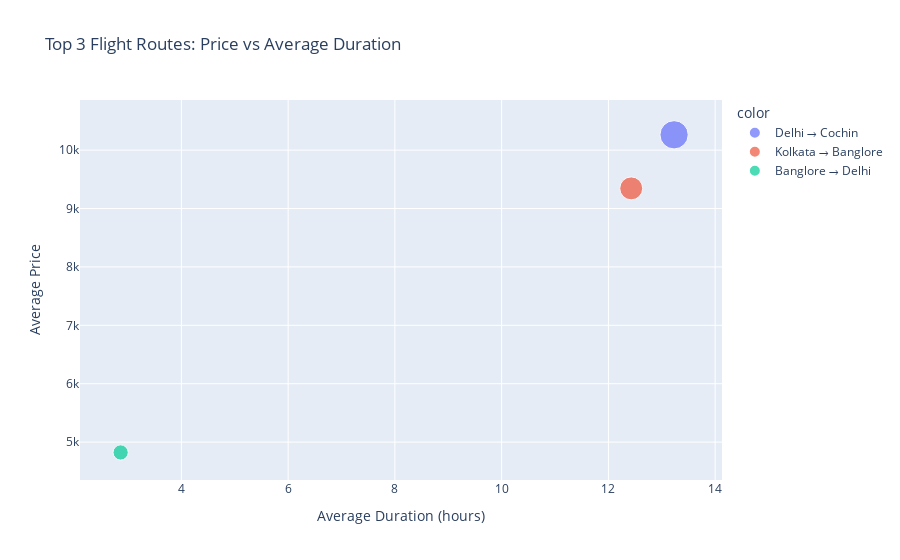

The cell this chart's notebook holds for it:
### Markdown cell above
### Average duration in hours for the 3 top routes (Source → Destination) & average price :

### Code cell
import plotly.express as px

# Aggregate    # convert minutes to hours
route_stats = df.groupby(['Source', 'Destination']).agg(
    Avg_Price=('Price', 'median'),
    Avg_Duration=('Duration', lambda x: x.mean()/60),
    Count=('Price', 'count')                          
).sort_values(by='Count', ascending=False)

# Take 3 top most frequent routes
top_routes = route_stats.head(3)

# Plot
fig = px.scatter(
    top_routes,
    x='Avg_Duration',
    y='Avg_Price',
    size='Count',               
    color=top_routes.index.map(lambda x: f"{x[0]} → {x[1]}"),
    hover_name=top_routes.index.map(lambda x: f"{x[0]} → {x[1]}"),
    title='Top 3 Flight Routes: Price vs Average Duration',
    labels={'Avg_Duration':'Average Duration (hours)', 'Avg_Price':'Average Price'}
)

fig.show()

### Figure 1 — Plotly figure (JSON) as saved in the notebook; plotly's stock layout.template omitted (floating-point values rounded to 4 significant figures)
{"data": [{"hovertemplate": "<b>%{hovertext}</b><br><br>color=Delhi → Cochin<br>Average Duration (hours)=%{x}<br>Average Price=%{y}<br>Count=%{marker.size}<extra></extra>", "hovertext": ["Delhi → Cochin"], "legendgroup": "Delhi → Cochin", "marker": {"color": "#636efa", "size": [4345], "sizemode": "area", "sizeref": 10.86, "symbol": "circle"}, "mode": "markers", "name": "Delhi → Cochin", "orientation": "v", "showlegend": true, "type": "scatter", "x": [13.23], "xaxis": "x", "y": [10260.0], "yaxis": "y"}, {"hovertemplate": "<b>%{hovertext}</b><br><br>color=Kolkata → Banglore<br>Average Duration (hours)=%{x}<br>Average Price=%{y}<br>Count=%{marker.size}<extra></extra>", "hovertext": ["Kolkata → Banglore"], "legendgroup": "Kolkata → Banglore", "marker": {"color": "#EF553B", "size": [2860], "sizemode": "area", "sizeref": 10.86, "symbol": "circle"}, "mode": "markers", "name": "Kolkata → Banglore", "orientation": "v", "showlegend": true, "type": "scatter", "x": [12.43], "xaxis": "x", "y": [9345.0], "yaxis": "y"}, {"hovertemplate": "<b>%{hovertext}</b><br><br>color=Banglore → Delhi<br>Average Duration (hours)=%{x}<br>Average Price=%{y}<br>Count=%{marker.size}<extra></extra>", "hovertext": ["Banglore → Delhi"], "legendgroup": "Banglore → Delhi", "marker": {"color": "#00cc96", "size": [1265], "sizemode": "area", "sizeref": 10.86, "symbol": "circle"}, "mode": "markers", "name": "Banglore → Delhi", "orientation": "v", "showlegend": true, "type": "scatter", "x": [2.862], "xaxis": "x", "y": [4823.0], "yaxis": "y"}], "layout": {"legend": {"itemsizing": "constant", "title": {"text": "color"}, "tracegroupgap": 0}, "title": {"text": "Top 3 Flight Routes: Price vs Average Duration"}, "xaxis": {"anchor": "y", "domain": [0, 1], "title": {"text": "Average Duration (hours)"}}, "yaxis": {"anchor": "x", "domain": [0, 1], "title": {"text": "Average Price"}}}}
